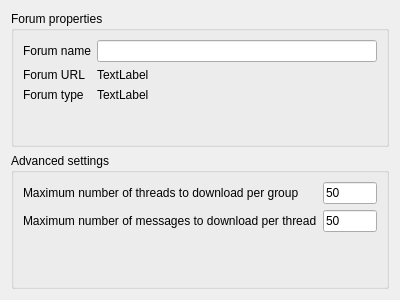
<?xml version="1.0" encoding="UTF-8"?>
<ui version="4.0">
 <class>SubscribeForumVerify</class>
 <widget class="QWidget" name="SubscribeForumVerify">
  <property name="geometry">
   <rect>
    <x>0</x>
    <y>0</y>
    <width>400</width>
    <height>300</height>
   </rect>
  </property>
  <property name="windowTitle">
   <string>Form</string>
  </property>
  <layout class="QVBoxLayout" name="verticalLayout">
   <item>
    <widget class="QGroupBox" name="groupBox">
     <property name="title">
      <string>Forum properties</string>
     </property>
     <layout class="QFormLayout" name="formLayout">
      <item row="0" column="0">
       <widget class="QLabel" name="label">
        <property name="text">
         <string>Forum name</string>
        </property>
       </widget>
      </item>
      <item row="1" column="0">
       <widget class="QLabel" name="label_3">
        <property name="text">
         <string>Forum URL</string>
        </property>
       </widget>
      </item>
      <item row="1" column="1">
       <widget class="QLabel" name="forumUrl">
        <property name="text">
         <string>TextLabel</string>
        </property>
       </widget>
      </item>
      <item row="2" column="0">
       <widget class="QLabel" name="label_5">
        <property name="text">
         <string>Forum type</string>
        </property>
       </widget>
      </item>
      <item row="2" column="1">
       <widget class="QLabel" name="forumType">
        <property name="text">
         <string>TextLabel</string>
        </property>
       </widget>
      </item>
      <item row="0" column="1">
       <widget class="QLineEdit" name="forumName"/>
      </item>
     </layout>
    </widget>
   </item>
   <item>
    <widget class="QGroupBox" name="groupBox_2">
     <property name="title">
      <string>Advanced settings</string>
     </property>
     <layout class="QFormLayout" name="formLayout_2">
      <item row="0" column="0">
       <widget class="QLabel" name="label_2">
        <property name="text">
         <string>Maximum number of threads to download per group</string>
        </property>
       </widget>
      </item>
      <item row="0" column="1">
       <widget class="QLineEdit" name="latestThreadsEdit">
        <property name="minimumSize">
         <size>
          <width>30</width>
          <height>0</height>
         </size>
        </property>
        <property name="inputMask">
         <string>000; </string>
        </property>
        <property name="text">
         <string>50</string>
        </property>
       </widget>
      </item>
      <item row="1" column="0">
       <widget class="QLabel" name="label_4">
        <property name="text">
         <string>Maximum number of messages to download per thread</string>
        </property>
       </widget>
      </item>
      <item row="1" column="1">
       <widget class="QLineEdit" name="latestMessagesEdit">
        <property name="inputMask">
         <string>000; </string>
        </property>
        <property name="text">
         <string>50</string>
        </property>
       </widget>
      </item>
     </layout>
    </widget>
   </item>
  </layout>
 </widget>
 <resources/>
 <connections/>
</ui>
